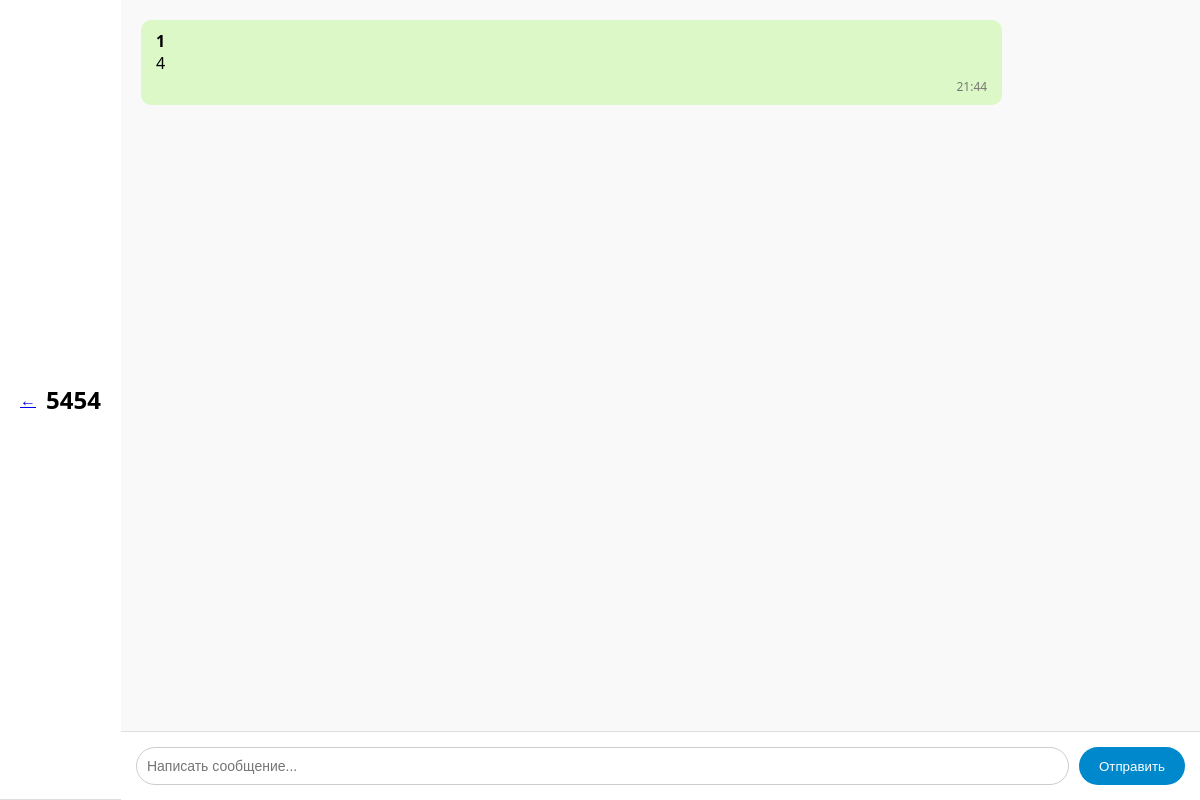
The page /chat/6/ (signed in) on the database as committed earlier.
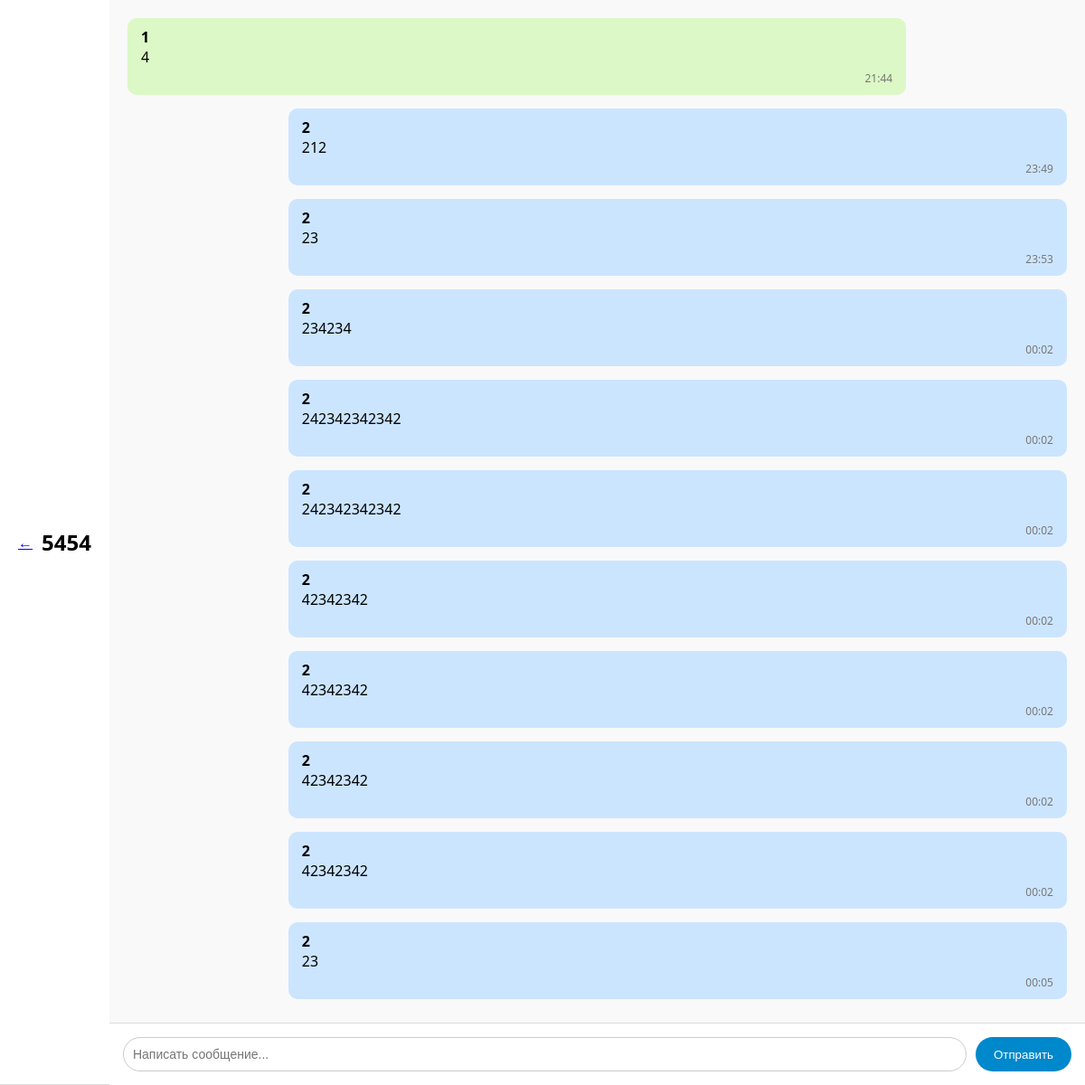
The same page on the database as committed later.
### chat/models.py (models this page shows, shortened)
class Chat(models.Model):
    name = models.CharField(max_length=255)
    is_group = models.BooleanField(default=False)  # Флаг группового чата
    participants = models.ManyToManyField(User, related_name='chats')

class Message(models.Model):
    chat = models.ForeignKey(Chat, related_name='messages', on_delete=models.CASCADE)
    sender = models.ForeignKey(User, related_name='messages', on_delete=models.CASCADE)
    text = models.TextField()
    timestamp = models.DateTimeField(auto_now_add=True)

### chat/views.py (the view)
# urls.py: path('chat/<int:chat_id>/', views.chat_detail, name='chat_detail'),
@login_required
def chat_detail(request, chat_id):
    chat = get_object_or_404(Chat, id=chat_id)
    messages = chat.messages.select_related('sender').order_by('timestamp')
    return render(request, 'chat_detail.html', {'chat': chat, 'messages': messages})

### chat/templates/chat_detail.html (shortened to what this page needs)
<!DOCTYPE html>
<html lang="ru">
<head>
</head>
<body>
<div class="container">
  <div class="chat-header">
    <a href="{% url 'chat' %}" class="back-button">←</a>
    <h2>{{ chat.name }}</h2>
  </div>
  <div class="chat-area">
    <div class="messages" id="messages">
      {% for message in messages %}
        <div class="message {% if message.sender == user %}own{% endif %}">
          <strong>{{ message.sender.username }}</strong><br>
          {{ message.text }}
          <div class="timestamp">{{ message.timestamp|time:"H:i" }}</div>
        </div>
      {% endfor %}
    </div>
    <form id="messageForm" class="input-area">
      <input type="text" id="messageInput" name="message" placeholder="Написать сообщение...">
      <button type="submit">Отправить</button>
    </form>
  </div>
</div>
</body>
</html>

### chat/templates/chat_detail.html (style rules this page uses)
body { font-family: 'Segoe UI', sans-serif; margin: 0; background-color: #e5e5e5; }
.chat-header { background-color: #ffffff; padding: 15px 20px; border-bottom: 1px solid #ddd; position: sticky; top: 0; z-index: 10; display: flex; align-items: center; gap: 10px; }
.container { display: flex; height: 100vh; }
.chat-area { position: relative; flex: 1; display: flex; flex-direction: column; background-color: #f9f9f9; overflow: hidden; }
.messages { flex: 1; overflow-y: auto; padding: 20px; padding-bottom: 80px; box-sizing: border-box; }
.message { margin-bottom: 15px; max-width: 80%; padding: 10px 15px; border-radius: 10px; background-color: #dcf8c6; word-wrap: break-word; }
.message.own { background-color: #cce5ff; margin-left: auto; }
.timestamp { font-size: 0.75em; color: #777; margin-top: 4px; text-align: right; }
.input-area { position: absolute; bottom: 0; left: 0; right: 0; padding: 15px; background-color: #ffffff; border-top: 1px solid #ddd; display: flex; }
.input-area input[type="text"] { flex: 1; padding: 10px; font-size: 14px; border: 1px solid #ccc; border-radius: 20px; outline: none; }
.input-area button { margin-left: 10px; padding: 10px 20px; border: none; background-color: #0088cc; color: white; border-radius: 20px; cursor: pointer; }

Rows that differ between the two databases and show on the page:
added Message: sender.username "2", text "212", timestamp "23:49"
added Message: sender.username "2", text "23", timestamp "23:53"
added Message: sender.username "2", text "234234", timestamp "00:02"
added Message: sender.username "2", text "242342342342", timestamp "00:02"
added Message: sender.username "2", text "242342342342", timestamp "00:02"
added Message: sender.username "2", text "42342342", timestamp "00:02"
added Message: sender.username "2", text "42342342", timestamp "00:02"
added Message: sender.username "2", text "42342342", timestamp "00:02"
added Message: sender.username "2", text "42342342", timestamp "00:02"
added Message: sender.username "2", text "23", timestamp "00:05"
